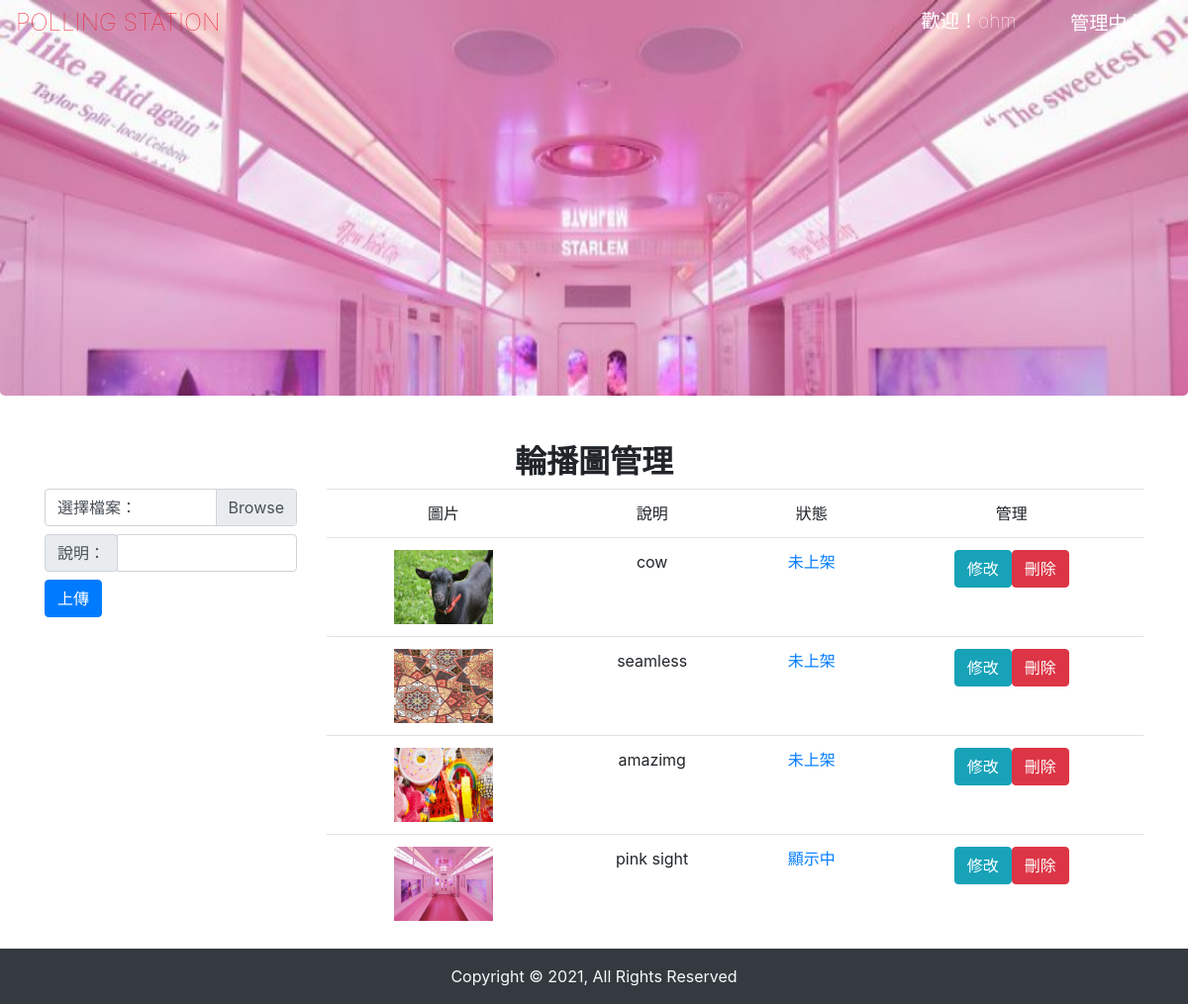
Screenshot of /backend/index.php?do=ad (signed in) with the database file from the repository.
### tables this page shows
CREATE TABLE `ad` (
  `id` int(11) UNSIGNED NOT NULL,
  `name` varchar(64) NOT NULL,
  `sh` tinyint(1) UNSIGNED NOT NULL,
  `intro` varchar(64) DEFAULT NULL
);

### api/db.php (called while the page is built, shortened)
<?php
    $dsn="mysql:host=localhost;charset=utf8;dbname=s1100410";
    $pdo=new PDO($dsn,'s1100410','s1100410');
function all($table,...$arg){
    global $pdo;
    $sql="SELECT * FROM `$table` ";
    if(isset($arg[0])){
        if(is_array($arg[0])){
            foreach($arg[0] as $key=>$value){
                $tmp[]="`$key`='$value'";
            }
            $sql=$sql."where " . implode(" AND ",$tmp);
        }else{
            $sql=$sql.$arg[0];
        }
    }
    $rows=$pdo->query($sql)->fetchAll(PDO::FETCH_ASSOC);
    return $rows;
}
?>

### backend/ad.php (the view, shortened to what this page needs)
<h2 class="text-center font-weight-bold">輪播圖管理</h2>
<div class="row">
<div class="col-md-3">
<form action="../api/upload_ad.php" method="post" enctype="multipart/form-data">
    <div class='custom-file mx-auto d-block mb-2'>
        <label for="upload" class='custom-file-label'>選擇檔案：</label>
    </div>
    <div class="mx-auto text-center mt-2 input-group mb-2">
        <label class='input-group-prepend input-group-text' for='intro'>說明：</label>
        <input class='form-control' type="text" name="intro" id="intro">
    </div>
    <div class="mx-auto mb-2">
        <input type="submit" value="上傳" class="btn btn-primary">
    </div>
</form>
</div>
<div class="col-md-9">
<table class="table text-center">
    <tr>
        <td>圖片</td>
        <td>說明</td>
        <td>狀態</td>
        <td>管理</td>
    </tr>
<?php
$rows=all('ad');
foreach($rows as $row){
echo "<tr>";
echo "<td>";
echo "<img src='../image/{$row['name']}' style='width:100px;height:75px'>";
echo "</td>";
echo "<td>{$row['intro']}</td>";
echo "<td>";
echo "<a href='../api/change_status.php?id={$row['id']}'>";
echo ($row['sh']==1)?"顯示中":"未上架";
echo "</a>";
echo "</td>";
echo "<td>";
echo "<a class='btn btn-info' href='?do=edit_ad&id={$row['id']}'>修改</a>";
echo "<a class='btn btn-danger' href='../api/del_ad.php?id={$row['id']}'>刪除</a>";
 echo "</tr>";
}
?>
</table>
</div>
</div>

### backend/index.php (shortened to what this page needs)
<?php include_once "../api/db.php";
?>
<!DOCTYPE html>
<html lang="en">
<head>
  <link rel="stylesheet" href="../css/style.css">
  <link rel="stylesheet" href="https://cdnjs.cloudflare.com/ajax/libs/font-awesome/6.0.0-beta3/css/all.min.css">
  <link rel="stylesheet" href="https://stackpath.bootstrapcdn.com/bootstrap/4.1.3/css/bootstrap.min.css">
</head>
<body>
  <nav id="mainNavbar" class="navbar navbar-dark navbar-expand-md py-0 fixed-top">
    <a href="./index.php" class="navbar-brand bs">POLLING STATION</a>
    <div class="collapse navbar-collapse justify-content-end" id="navLinks">
      <ul class="navbar-nav">
        <li class="nav-item">
          <?php
          if (isset($_SESSION['user'])) {
            echo "<span class='pr-5 text-white'>歡迎！{$_SESSION['user']}</span>";
          ?>
        </li>
        <li class="nav-item">
          <div class="btn-group">
            <button type="button" class="dropdown-toggle btn-outline" data-toggle="dropdown" data-display="static" aria-expanded="false">
              管理中心
            </button>
          </div>
        </li>
        <?php
          }
        ?>
      </ul>
    </div>
  </nav>
  <div class="jumbotron p-0 mb-0" style="overflow:hidden;height:400px">
    <a href="index.php">
      <div id="carouselExampleSlidesOnly" class="carousel slide  position-relative" data-ride="carousel">
        <div class="carousel-inner position-absolute">
          <?php
          $images = all('ad', ['sh' => 1]);
          foreach ($images as $key => $image) {
            if ($key == 0) {
              echo "<div class='carousel-item active'>";
            } else {
              echo "<div class='carousel-item'>";
            }
            echo "  <img class='d-block w-100' style='height:100vh ;' src='../image/{$image['name']}' alt='{$image['intro']}'>";
            echo "</div>";
          }
          ?>
        </div>
      </div>
    </a>
  </div>
  <div class="container mt-5">
    <?php
    $do = (isset($_GET['do'])) ? $_GET['do'] : 'manage_vote';
    $file = $do . ".php";
    if (file_exists($file)) {
      include $file;
    } else {
      include "manage_vote.php";
    }
    ?>
  </div>
  <div class="p-3 text-center text-light bg-dark"> Copyright © 2021, All Rights Reserved</div>
</body>
</html>

### css/style.css (style rules this page uses)
html { scroll-behavior: smooth; }
body { background: #f5d9d5; font-family: "Nunito", sans-serif; margin: 0; padding: 0; overflow-x: hidden; }
#mainNavbar { font-size: 1.2rem; font-weight: 100; }
#mainNavbar .navbar-brand { color: #EA1C2C; font-size: 1.5rem; }
.btn-outline { background-color: transparent; border: none; color: white; font-weight: 100; }

### rows the page displays
ad: name (picture), intro "pink sight", sh "顯示中"
ad: name (picture), intro "cow", sh "未上架"
ad: name (picture), intro "seamless", sh "未上架"
ad: name (picture), intro "amazimg", sh "未上架"

### other values shown
$_SESSION['user'] "ohm"
